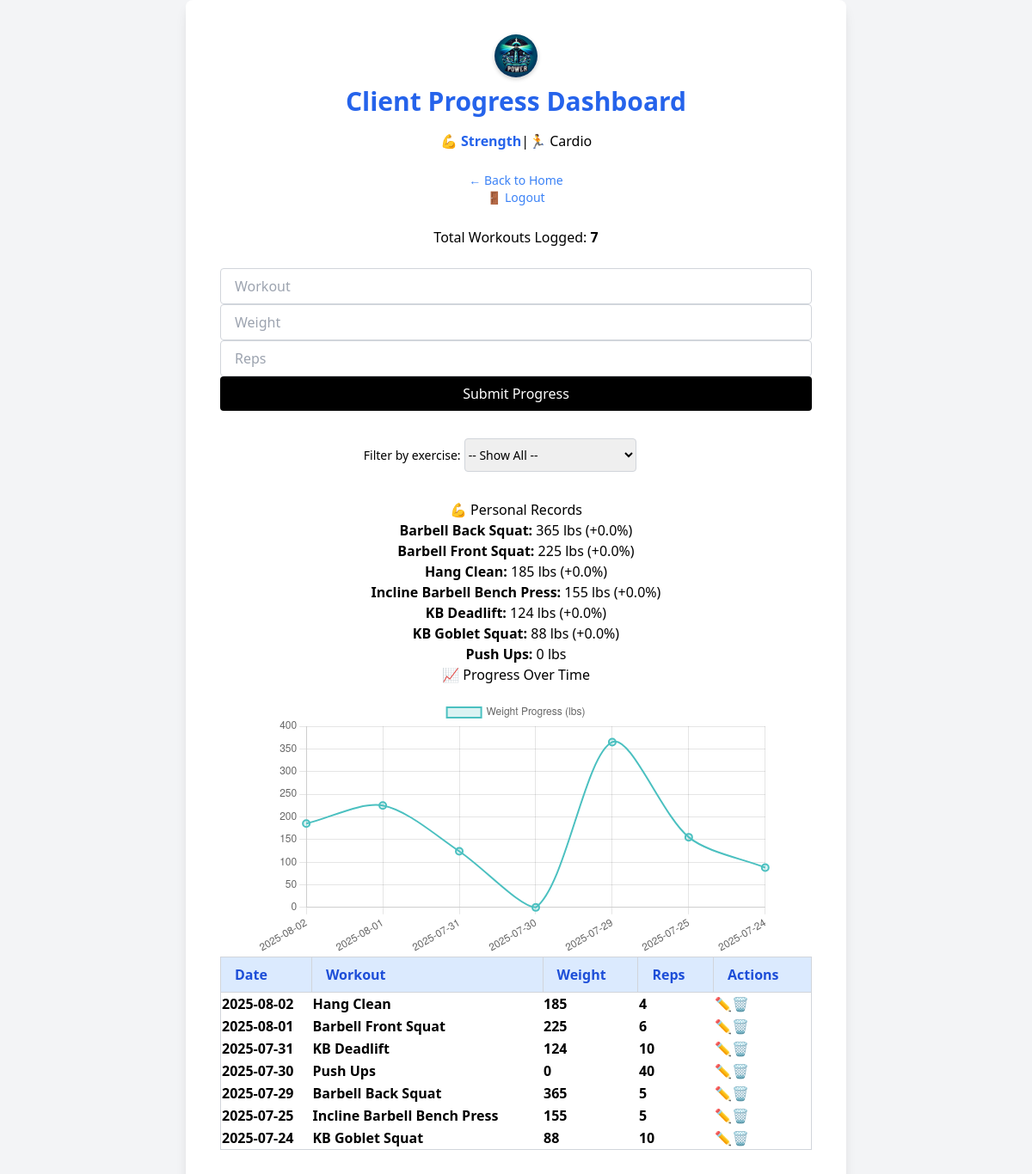
/progress (signed in), run on an earlier commit of the app's database.
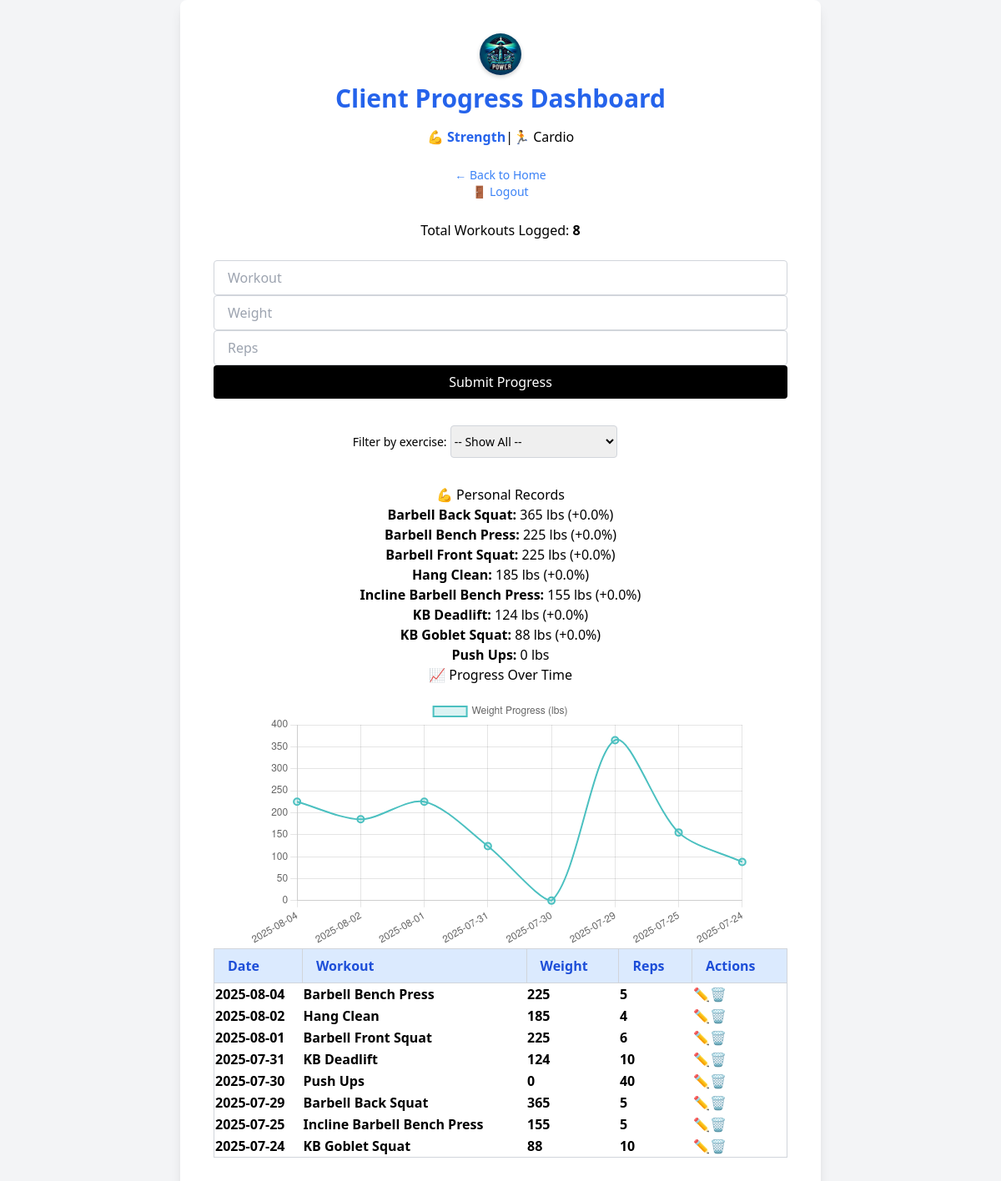
And on a later commit of the database.
### app.py (models this page shows)
class Progress(db.Model):
    id = db.Column(db.Integer, primary_key=True)
    date = db.Column(db.String(10))
    exercise = db.Column(db.String(100))
    weight = db.Column(db.Integer)
    reps = db.Column(db.Integer)
    user_id = db.Column(db.Integer, db.ForeignKey('user.id'), nullable=False)

### app.py (the view, shortened to what this page needs)
@app.route('/progress', methods=['GET', 'POST'])
@login_required
def progress():
    selected_exercise = request.args.get('exercise')
    if selected_exercise:
        progress_data = Progress.query.filter_by(
            exercise=selected_exercise, user_id=current_user.id
        ).order_by(Progress.date.desc()).all()
    else:
        progress_data = Progress.query.filter_by(
            user_id=current_user.id
        ).order_by(Progress.date.desc()).all()
    workout_count = len(progress_data)
    all_exercises = db.session.query(Progress.exercise).filter_by(
        user_id=current_user.id
    ).distinct().all()
    all_exercises = [e[0] for e in all_exercises]
    pr_data = db.session.query(
        Progress.exercise,
        func.max(Progress.weight)
    ).filter_by(user_id=current_user.id).group_by(Progress.exercise).all()
    pr_dict = {exercise: max_weight for exercise, max_weight in pr_data}
    percent_changes = {}
    for exercise in all_exercises:
        first_entry = Progress.query.filter_by(user_id=current_user.id, exercise=exercise).order_by(Progress.date.asc()).first()
        if first_entry and pr_dict.get(exercise):
            start_weight = first_entry.weight
            pr_weight = pr_dict[exercise]
            if start_weight > 0:
                percent_changes[exercise] = round(((pr_weight - start_weight) / start_weight) * 100, 1)
    last_workout_date = None
    show_warning = False
    if progress_data:
        last_workout_date = progress_data[0].date
        try:
            last_date_obj = datetime.strptime(last_workout_date, "%Y-%m-%d")
            if datetime.now() - last_date_obj > timedelta(days=7):
                show_warning = True
        except:
            pass
    return render_template('progress.html',
                           progress_data=progress_data,
                           all_exercises=all_exercises,
                           selected_exercise=selected_exercise,
                           pr_data=pr_data,
                           pr_dict=pr_dict,
                           workout_count=workout_count,
                           last_workout_date=last_workout_date,
                           show_warning=show_warning,
                           percent_changes=percent_changes)

### app.py (called while the page is built)
@login_manager.user_loader
def load_user(user_id):
    return User.query.get(int(user_id))

### templates/progress.html (shortened to what this page needs)
<!DOCTYPE html>
<html>
<head>
  <link href="/static/css/output.css" rel="stylesheet">
</head>
<body class="bg-gray-100 min-h-screen flex items-center justify-center">
  <div class="bg-white p-10 rounded-lg shadow-lg w-full max-w-3xl">
    <div class="text-center mb-6">
  <img src="{{ url_for('static', filename='images/portofpower_logo.webp') }}"
       alt="Port of Power Logo"
       style="width:50px;height:50px;border-radius:50%;box-shadow:0 2px 5px rgba(0,0,0,0.2);margin-bottom:10px;display:block;margin-left:auto;margin-right:auto;">
  <h1 class="text-3xl font-bold text-blue-600 mb-4">Client Progress Dashboard</h1>
<div class="flex justify-center space-x-4 mb-6">
  {% if request.endpoint == 'progress' %}
    <span class="font-bold text-blue-600 border-b-2 border-blue-600 pb-1">💪 Strength</span>
    <span class="text-gray-400">|</span>
    <a href="{{ url_for('cardio') }}" class="text-blue-400 hover:text-blue-600 transition">🏃 Cardio</a>
  {% else %}
    <a href="{{ url_for('progress') }}" class="text-blue-400 hover:text-blue-600 transition">💪 Strength</a>
    <span class="text-gray-400">|</span>
    <span class="font-bold text-blue-600 border-b-2 border-blue-600 pb-1">🏃 Cardio</span>
  {% endif %}
</div>
  <a href="{{ url_for('index') }}"
     class="block mb-3 text-blue-500 hover:underline text-sm">← Back to Home</a>
<a href="{{ url_for('logout') }}"
   class="block mt-2 text-blue-500 hover:underline text-sm text-center">
   🚪 Logout
</a>
</div>
    <p class="text-center text-gray-600 mb-6">
      Total Workouts Logged: <strong>{{ workout_count }}</strong>
    </p>
    <form method="POST" action="/progress" class="mb-8 max-w-md mx-auto space-y-4">
      <input type="text" name="exercise" placeholder="Workout"
             class="w-full border border-gray-300 rounded px-4 py-2 focus:outline-none focus:ring-2 focus:ring-blue-400" required>
      <input type="number" name="weight" placeholder="Weight"
             class="w-full border border-gray-300 rounded px-4 py-2 focus:outline-none focus:ring-2 focus:ring-blue-400" required>
      <input type="number" name="reps" placeholder="Reps"
             class="w-full border border-gray-300 rounded px-4 py-2 focus:outline-none focus:ring-2 focus:ring-blue-400" required>
      <button type="submit"
              class="bg-black text-white px-4 py-2 rounded hover:bg-gray-800 transition duration-200 w-full">
        Submit Progress
      </button>
    </form>
    <form method="GET" action="/progress" class="mb-8 text-center">
      <label for="exercise" class="mr-2 text-sm font-medium">Filter by exercise:</label>
      <select name="exercise" id="exercise"
              class="px-3 py-2 border border-gray-300 rounded text-sm">
        <option value="">-- Show All --</option>
      </select>
      <button type="submit" class="ml-2 px-3 py-2 bg-blue-500 text-white rounded text-sm hover:bg-blue-600">Filter</button>
    </form>
    <h2 class="text-xl font-semibold mb-2 text-center">💪 Personal Records</h2>
    <ul class="text-center mb-10">
      {% for exercise, weight in pr_data %}
        <li class="text-gray-700">
          <strong>{{ exercise }}:</strong> {{ weight }} lbs
          {% if percent_changes.get(exercise) is not none %}
            <span class="text-green-600">(+{{ percent_changes[exercise] }}%)</span>
          {% endif %}
        </li>
      {% endfor %}
    </ul>
    <h2 class="text-xl font-semibold mb-4 text-center">📈 Progress Over Time</h2>
    <div class="mb-10" style="max-width:600px;margin:0 auto;">
      <canvas id="progressChart"></canvas>
    </div>
    <div class="overflow-x-auto mt-10">
      <table class="table-auto w-full text-left border-collapse border border-gray-300">
        <thead class="bg-blue-100 text-blue-700">
          <tr>
            <th class="px-4 py-2 border border-gray-300">Date</th>
            <th class="px-4 py-2 border border-gray-300">Workout</th>
            <th class="px-4 py-2 border border-gray-300">Weight</th>
            <th class="px-4 py-2 border border-gray-300">Reps</th>
            <th class="px-4 py-2 border border-gray-300">Actions</th>
          </tr>
        </thead>
        <tbody>
          {% for entry in progress_data %}
            <tr class="{% if pr_dict.get(entry.exercise) == entry.weight %}bg-yellow-100 font-bold{% endif %}">
              <td>{{ entry.date }}</td>
              <td>{{ entry.exercise }}</td>
              <td>{{ entry.weight }}</td>
              <td>{{ entry.reps }}</td>
              <td>
                <div class="flex space-x-2">
                  <a href="{{ url_for('edit_entry', entry_id=entry.id) }}" class="text-blue-500 hover:text-blue-700">✏️</a>
                  <form method="POST" action="{{ url_for('delete_entry', entry_id=entry.id) }}" style="display:inline;" onsubmit="return confirmDelete();">
                    <button type="submit" aria-label="Delete Entry" class="text-red-500 hover:text-red-700">🗑</button>
                  </form>
                </div>
              </td>
            </tr>
          {% endfor %}
        </tbody>
      </table>
    </div>
  </div>
  <script>
    document.addEventListener("DOMContentLoaded", function() {
      const chartCanvas = document.getElementById('progressChart');
      if (!chartCanvas) return;
      const labels = [];
      const weights = [];
      {% for entry in progress_data %}
        labels.push("{{ entry.date }}");
        weights.push({{ entry.weight }});
      {% endfor %}
      if (labels.length === 0) return;
      new Chart(chartCanvas.getContext('2d'), {
        type: 'line',
        data: {
          labels: labels,
          datasets: [{
            label: 'Weight Progress (lbs)',
            data: weights,
            borderColor: 'rgba(75, 192, 192, 1)',
            backgroundColor: 'rgba(75, 192, 192, 0.2)',
            borderWidth: 2,
            tension: 0.3,
            pointRadius: 4
          }]
        },
        options: {
          responsive: true,
          maintainAspectRatio: true,
          plugins: { legend: { display: true } },
          scales: {
            x: { ticks: { maxRotation: 45, minRotation: 30, autoSkip: true } },
            y: { beginAtZero: false }
          }
        }
      });
    });
  </script>
</body>
</html>

What changed in the data, as far as the page shows it:
added Progress: exercise "Barbell Bench Press", weight "225", percent_changes "0.0", date "2025-08-04", reps "5"
Also different on the page:
{{ workout_count }}: "7" → "8"
chart data {{ entry.date }}: 2025-08-02, 2025-08-01, 2025-07-31, 2025-07-30, 2025-07-29, 2025-07-25, 2025-07-24 → 2025-08-04, 2025-08-02, 2025-08-01, 2025-07-31, 2025-07-30, 2025-07-29, 2025-07-25, 2025-07-24
chart data {{ entry.weight }}: 185, 225, 124, 0, 365, 155, 88 → 225, 185, 225, 124, 0, 365, 155, 88
